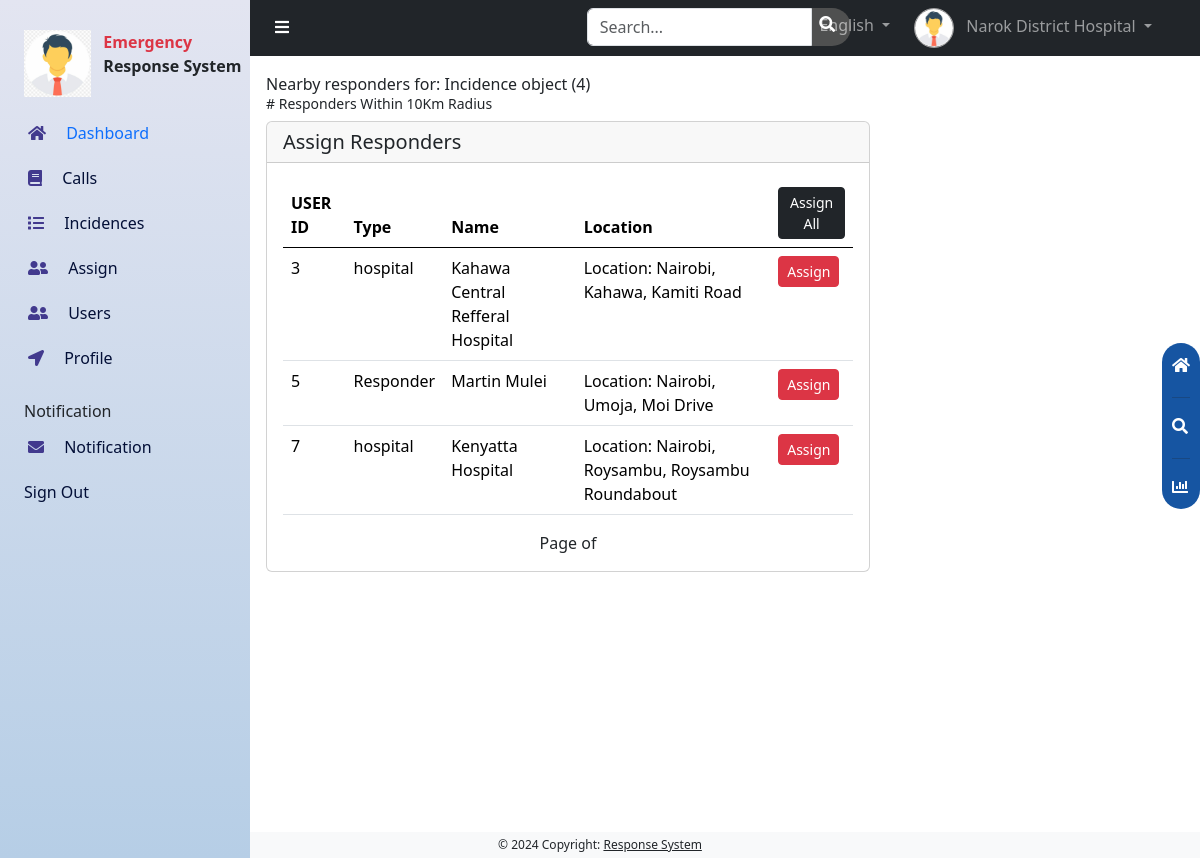
/admins/nearby_responders/4 (signed in), run on the app's committed database.
### accounts/models.py (models this page shows)
class CustomUser(AbstractUser):
    role =[
        ('Responder', 'responder'),
        ('Hospital', 'hospital'),
        ('Vehicle', 'vehicle'),
    ]
    username = None
    email = models.EmailField(unique=True)
    full_names = models.CharField(max_length=100, blank=True)
    user_type = models.CharField(max_length=20, choices=role, default='Responder')
    location = models.ForeignKey(Location, on_delete=models.CASCADE, blank=True, null=True)
    date_joined = models.DateField(auto_now_add=True)
    USERNAME_FIELD = 'email'
    REQUIRED_FIELDS = ['full_names', ]
    objects = CustomUserManager()
    def __str__(self):
        return self.full_names

### administrator/models.py (models this page shows)
class Incidence(models.Model):
    choices = [
        ('pending', 'Pending'),
        ('assigned', 'Assigned'),
        ('cancelled', 'Cancelled'),
        ('closed', 'Closed'),
    ]
    incidence_type = models.CharField(max_length=100)
    call = models.ForeignKey(Calls, on_delete=models.CASCADE, blank=True, null=True)
    location = models.ForeignKey(Location, on_delete=models.CASCADE)
    desc = models.TextField()
    time_of_incident = models.DateTimeField(auto_now=True)
    status = models.CharField(max_length=50, choices=choices, default="pending")

### main/models.py (models this page shows)
class Location(models.Model):
    address = models.CharField(max_length=255)
    lon = models.FloatField()
    lat = models.FloatField()
    def __str__(self):
        return f'Location: {self.address}'

### administrator/views.py (the view)
# urls.py: path('nearby_responders/<int:pk>', views.nearby_responders, name='nearby_responders'),
@login_required
@user_passes_test(is_superuser)
def nearby_responders(request, pk):
    incidence = get_object_or_404(Incidence, pk=pk)
    location = incidence.location
    responders = find_nearby_responders(location.lat, location.lon, radius=10)
    context = {
        'incidence': incidence,
        'responders': responders
    }
    return render(request, 'response/nearby_responders.html', context)

### administrator/harversine.py (called while the page is built)
def find_nearby_responders(lat, lon, radius):
    radius_km = radius
    radius = radius / 6371  # Convert radius to radians
    lat_radians = math.radians(lat)
    lon_radians = math.radians(lon)
    responders = CustomUser.objects.annotate(
        lat_radians=Radians(F('location__lat')),  # Converting latitude to radians
        lon_radians=Radians(F('location__lon'))
    ).annotate(
        dlat=F('lat_radians') - lat_radians,
        dlon=F('lon_radians') - lon_radians,
        a=ExpressionWrapper(Sin(F('dlat') / 2) ** 2 + Cos(lat_radians) * Cos(F('lat_radians')) * Sin(F('dlon') / 2) ** 2, output_field=FloatField()),
        c=ExpressionWrapper(2 * ATan2(Sqrt(F('a')), Sqrt(1 - F('a'))), output_field=FloatField()),
        distance_km=ExpressionWrapper(6371 * F('c'), output_field=FloatField())
    ).filter(distance_km__lte=radius_km)
    return responders

### administrator/views.py (called while the page is built)
def is_superuser(request):
    return is_superuser

### administrator/templates/response/nearby_responders.html (shortened to what this page needs)
{% extends '../dashboard.html' %}
{% block content %}
<div id="content" class="can_have_sidenav">
    <div class="p-3">
        {% block items %}
        Nearby responders for: {{incidence }}
        <h3 class="fw-lighter small"># Responders Within 10Km Radius </h3>
        <div class="row">
            <div class="col-12 col-lg-8 mb-4 mb-lg-0">
                {% if responders %}
                <div class="card">
                    <h5 class="card-header">Assign Responders</h5>
                    <div class="card-body">
                        <div class="table-responsive">
                            <table class="table">
                                <thead>
                                    <tr>
                                        <th scope="col">USER ID</th>
                                        <th scope="col">Type</th>
                                        <th scope="col">Name</th>
                                        <th scope="col">Location</th>
                                        <th scope="col">
                                            <a href="{% url 'assign_all_nearby_responders' incidence.pk %}" class="btn btn-sm btn-dark">
                                                Assign All
                                            </a>
                                        </th>
                                    </tr>
                                </thead>
                                <tbody>
                                    {% for responder in responders %}
                                    <tr>
                                        <td>{{responder.id}}</td>
                                        <td>{{responder.user_type}}</td>
                                        <td>{{responder.full_names}}</td>
                                        <td>{{responder.location}}</td>
                                        <td>
                                            <a href="{% url 'assign_incedence' incidence.id responder.id %}" class="btn btn-sm btn-danger">Assign</a>
                                        </td>
                                    </tr>
                                    {% endfor %}
                                </tbody>
                            </table>
                        </div>
                        <div class='pagination justify-content-center'>
                            <span class='mx-4'>
                                Page {{ page_obj.number }} of {{ page_obj.paginator.num_pages }}
                            </span>
                        </div>
                    </div>
                </div>
                {% endif %}
            </div>
            {% endblock %}
        </div>
    </div>
</div>
{% endblock %}

### administrator/templates/dashboard.html (shortened to what this page needs)
{% load static %}
<!doctype html>
<html lang="en">
<head>
    <link rel="stylesheet" href="{% static 'css/bootstrap.min.css' %}">
    <link rel="stylesheet" href="{% static 'css/fontawesome.min.css' %}">
    <link rel="stylesheet" href="{% static 'css/chart.min.css' %}">
    <link rel="stylesheet" href="{% static 'css/custom.css' %}">
    <link href="https://cdn.jsdelivr.net/npm/bootstrap@5.3.3/dist/css/bootstrap.min.css" rel="stylesheet"
>
</head>
<body>
    <nav class="navbar navbar-expand-lg navbar-dark bg-dark text-light can_have_sidenav">
        <div class="container-fluid navbar-nav">
            <div class="row w-100">
                <div class="col-5 col-lg-4 ps-4 pe-4">
                    <button class="btn btn-nav" onclick="toggle_sidenav()">
                        <i class="fa fa-bars text-white"></i>
                    </button>
                </div>
                <div class="col-lg-4 ps-4 pe-4 d-none d-lg-block">
                    <div class="input-group nav-search d-none d-lg-inline-flex">
                        <input type="text" class="form-control search-input" placeholder="Search...">
                        <span>
                            <i class="fa fa-search pe-3 ps-2 pt-2 text-white"></i>
                        </span>
                    </div>
                </div>
                <div class="col-3 col-lg-4 ps-4 pe-4 d-flex justify-content-end">
                    <li class="nav-item dropdown d-none d-lg-inline-block">
                        <a class="nav-link dropdown-toggle p-0" href="#" id="navbarDropdown" role="button"
                            data-bs-toggle="dropdown" aria-expanded="false">
                            <button class="btn btn-nav me-2">
                                <i class="fa fa-globe text-white"></i>
                            </button>
                            English
                        </a>
                    </li>
                    <li class="nav-item dropdown d-inline-block ms-4 mobile-nav-3">
                        <a class="nav-link dropdown-toggle p-0" href="#" id="navbarDropdown" role="button"
                            data-bs-toggle="dropdown" aria-expanded="false">
                            <img src="{% static 'images/avatar.png' %}" class="me-lg-2 profile-img" width="40">
                            <span class="d-none d-lg-inline-block">{{request.user}}</span>
                        </a>
                    </li>
                </div>
            </div>
        </div>
    </nav>
    {% block content %}{% endblock %}
    <div id="floating-menu">
        <a href="">
            <i class="fa fa-home mb-2"></i>
        </a>
        <hr>
        <a href="">
            <i class="fa fa-search mb-2"></i>
        </a>
        <hr>
        <a href="">
            <i class="fa fa-chart-bar"></i>
        </a>
    </div>
    <div id="sidenav">
        <div class="row mb-3">
            <div class="col-4">
                <img src="{% static 'images/avatar.png' %}" alt="Logo" class="img-fluid ms-4">
            </div>
            <div class="col-8 ps-4">
                <p class="text-danger fw-bold mb-0">Emergency</p>
                <p class="mb-0 fw-bold">Response System</p>
            </div>
        </div>
        <a href="" class="this-page">
            <i class="fa fa-home side-icon me-3"></i>
            Dashboard
        </a>
        <a href="{% url 'calls' %}">
            <i class="fa fa-book side-icon me-3"></i>
            Calls
        </a>
        <a href="{% url 'incidents' %}">
            <i class="fa fa-list side-icon me-3"></i>
            Incidences
        </a>
        <a href="{% url 'pending_incidents'%}">
            <i class="fa fa-user-friends side-icon me-3"></i>
            Assign
        </a>
        <a href="{% url 'user_list'%}">
            <i class="fa fa-user-friends side-icon me-3"></i>
            Users
        </a>
        <a href="{% url 'update_profile'%}">
            <i class="fa fa-location-arrow side-icon me-3"></i>
            Profile
        </a>
        <p class="ms-4 mb-1 mt-3">Notification</p>
        <a href="">
            <i class="fa fa-envelope side-icon me-3"></i>
            Notification
        </a>
        <a href="{% url 'logout' %}" class="ms-4 ps-0">Sign Out</a>
    </div>
    <footer class="bg-light font-12 text-center text-lg-start">
        <div class="text-center p-1">
            © 2024 Copyright:
            <a class="text-dark" href="">Response System</a>
        </div>
    </footer>
</body>
</html>

### static/css/custom.css (style rules this page uses)
body { background-color: #f2f2f2; min-height: 97vh; }
#sidenav { height: 100%; position: fixed; z-index: 1; top: 0; left: 0; background: linear-gradient(180deg, rgba(227, 229, 241, 1) 0%, rgba(182, 206, 230, 1) 100%); transition: 0.5s; padding-top: 30px; width: 250px; overflow-x: hidden; overflow-y: auto; }
#sidenav a { padding: 8px 13px 13px 28px; text-decoration: none; font-size: 16px; color: #030f37; display: block; transition: 0.3s; overflow-x: hidden; }
.this-page { color: #0d6efd !important; }
.side-icon { color: #423a8e; }
.can_have_sidenav { margin-left: 250px; transition: 0.5s; }
#content { min-height: 97vh; }
@media screen and (min-width: 1000px) { #content { margin-left: 250px; } }
@media screen and (min-width: 1000px) { #sidenav { left: 0; } }
#floating-menu { position: fixed; top: 40%; right: 0; border-radius: 20px; background-color: #1655a2; padding: 10px; }
#floating-menu a { color: #fff; }
.btn-nav { color: #909090; background-color: #3f3f40; border-radius: 50%; padding: 10px 11px 5px 11px; }
.profile-img { border-radius: 50%; border: #a0a0a1 solid 1px; }
.nav-search { background-color: #4f5050; border-radius: 20px; color: #3f3f40; width: 60%; display: inline-flex; margin-left: 1vw; }
.search-input { background-color: #4f5050; border: none; border-radius: 20px; }
.search-input::placeholder { color: #f0f0f0; }
footer { background-color: rgba(0, 0, 0, 0.1) }
.font-12 { font-size: 12px; }

### data on the page
CustomUser: user "Narok District Hospital"
Incidence: id "Incidence object (4)"
CustomUser: id "3", user_type "hospital", full_names "Kahawa Central Refferal Hospital", location "Location: Nairobi, Kahawa, Kamiti Road"
CustomUser: id "5", user_type "Responder", full_names "Martin Mulei", location "Location: Nairobi, Umoja, Moi Drive"
CustomUser: id "7", user_type "hospital", full_names "Kenyatta Hospital", location "Location: Nairobi, Roysambu, Roysambu Roundabout"
